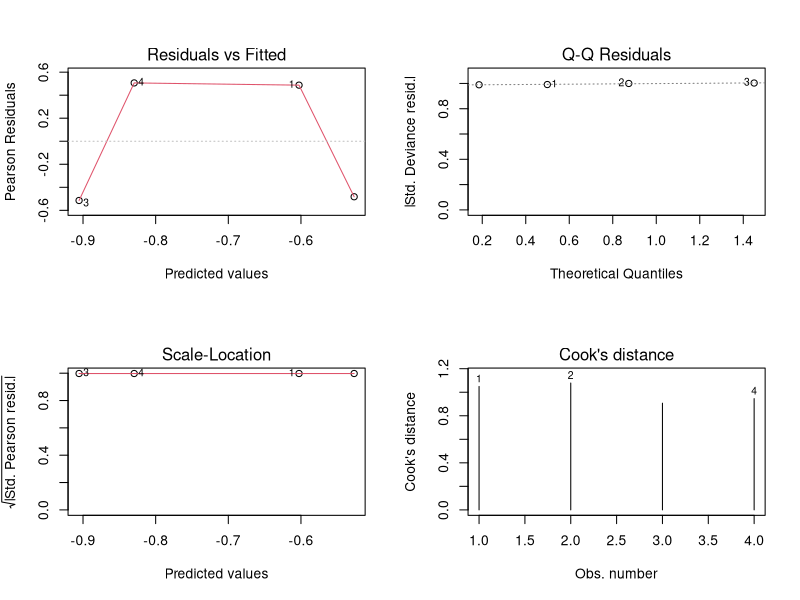
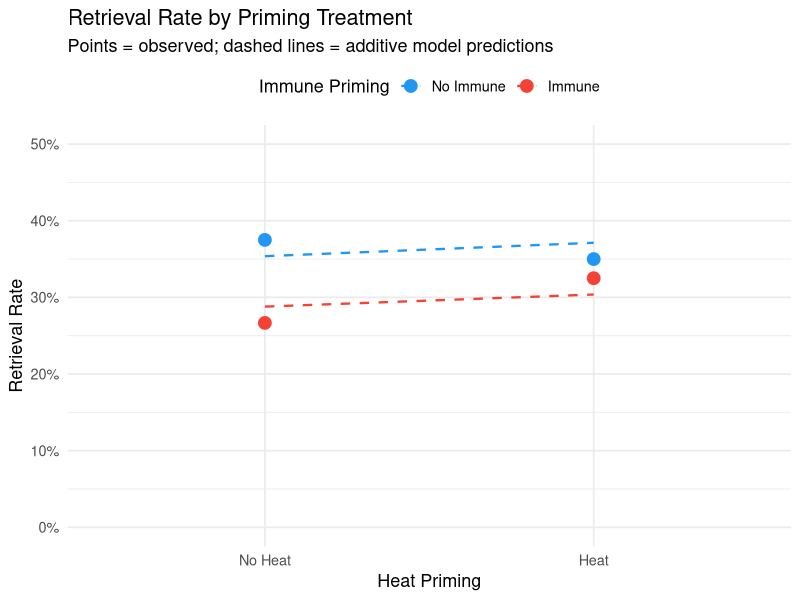
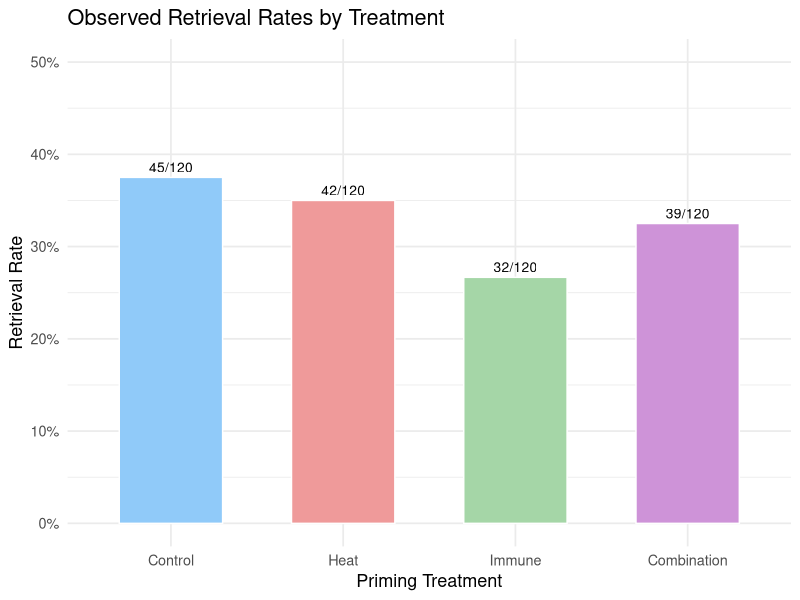

Write R code to recreate these figures, in order.
## ---- chunk 1
knitr::opts_chunk$set(
  echo    = TRUE,
  warning = FALSE,
  message = FALSE
)
## ---- chunk 2
library(tidyverse)
library(emmeans)
library(car)        # Anova() with Type III SS
library(ggplot2)
## ---- chunk 3
data <- data.frame(
  priming_treatment = c("Control", "Heat", "Immune", "Combination"),
  heat              = c(0, 1, 0, 1),   # 0 = No heat priming, 1 = Heat priming
  immune            = c(0, 0, 1, 1),   # 0 = No immune priming, 1 = Immune priming
  retrieved         = c(45, 42, 32, 39),
  deployed          = c(120, 120, 120, 120)
) %>%
  mutate(
    rate             = retrieved / deployed,
    heat_label       = factor(ifelse(heat   == 1, "Heat",   "No Heat"),
                              levels = c("No Heat", "Heat")),
    immune_label     = factor(ifelse(immune == 1, "Immune", "No Immune"),
                              levels = c("No Immune", "Immune")),
    priming_treatment = factor(priming_treatment,
                               levels = c("Control", "Heat", "Immune", "Combination"))
  )

# Preview
knitr::kable(
  data %>% select(priming_treatment, heat_label, immune_label, retrieved, deployed, rate),
  digits  = 3,
  caption = "Retrieval rates by priming treatment"
)
## ---- chunk 4
model_full <- glm(
  cbind(retrieved, deployed - retrieved) ~ heat * immune,
  data   = data,
  family = binomial(link = "logit")
)

summary(model_full)
## ---- chunk 5
anova(model_full, test = "Chisq")
## ---- chunk 6
model_add <- glm(
  cbind(retrieved, deployed - retrieved) ~ heat + immune,
  data   = data,
  family = binomial(link = "logit")
)

summary(model_add)
anova(model_add, test = "Chisq")
## ---- chunk 7
anova(model_add, model_full, test = "Chisq")
## ---- chunk 8
# Estimated marginal means on the response (probability) scale
emm <- emmeans(model_add, ~ heat * immune, type = "response")
emm

# All pairwise comparisons (Tukey-adjusted)
pairs(emm, adjust = "tukey")
## ---- chunk 9
contrast_df <- as.data.frame(pairs(emm, adjust = "tukey"))
knitr::kable(contrast_df, digits = 4, caption = "Pairwise contrasts (Tukey-adjusted)")
## ---- chunk 10
par(mfrow = c(2, 2))
plot(model_add, which = 1:4)
par(mfrow = c(1, 1))
## ---- chunk 11
# Get predicted probabilities from the additive model
pred_data <- data %>%
  mutate(
    predicted = predict(model_add, type = "response")
  )

ggplot(pred_data, aes(x = heat_label, y = rate,
                      colour = immune_label, group = immune_label)) +
  geom_line(aes(y = predicted), linetype = "dashed", linewidth = 0.8) +
  geom_point(size = 4) +
  scale_y_continuous(labels = scales::percent_format(accuracy = 1),
                     limits = c(0, 0.5)) +
  scale_colour_manual(values = c("No Immune" = "#2196F3", "Immune" = "#F44336")) +
  labs(
    title    = "Retrieval Rate by Priming Treatment",
    subtitle = "Points = observed; dashed lines = additive model predictions",
    x        = "Heat Priming",
    y        = "Retrieval Rate",
    colour   = "Immune Priming"
  ) +
  theme_minimal(base_size = 13) +
  theme(legend.position = "top")
## ---- chunk 12
ggplot(data, aes(x = priming_treatment, y = rate, fill = priming_treatment)) +
  geom_col(width = 0.6, colour = "white") +
  geom_text(aes(label = paste0(retrieved, "/", deployed)),
            vjust = -0.5, size = 3.5) +
  scale_y_continuous(labels = scales::percent_format(accuracy = 1),
                     limits = c(0, 0.5)) +
  scale_fill_manual(values = c(
    "Control"     = "#90CAF9",
    "Heat"        = "#EF9A9A",
    "Immune"      = "#A5D6A7",
    "Combination" = "#CE93D8"
  )) +
  labs(
    title = "Observed Retrieval Rates by Treatment",
    x     = "Priming Treatment",
    y     = "Retrieval Rate"
  ) +
  theme_minimal(base_size = 13) +
  theme(legend.position = "none")
## ---- chunk 13
results <- data %>%
  mutate(
    predicted_rate = predict(model_add, type = "response"),
    pct_retrieved  = paste0(round(rate * 100, 1), "%")
  ) %>%
  select(priming_treatment, heat_label, immune_label,
         retrieved, deployed, pct_retrieved, predicted_rate)

knitr::kable(results, digits = 3,
             caption = "Observed and model-predicted retrieval rates")
## ---- chunk 14
sessionInfo()
